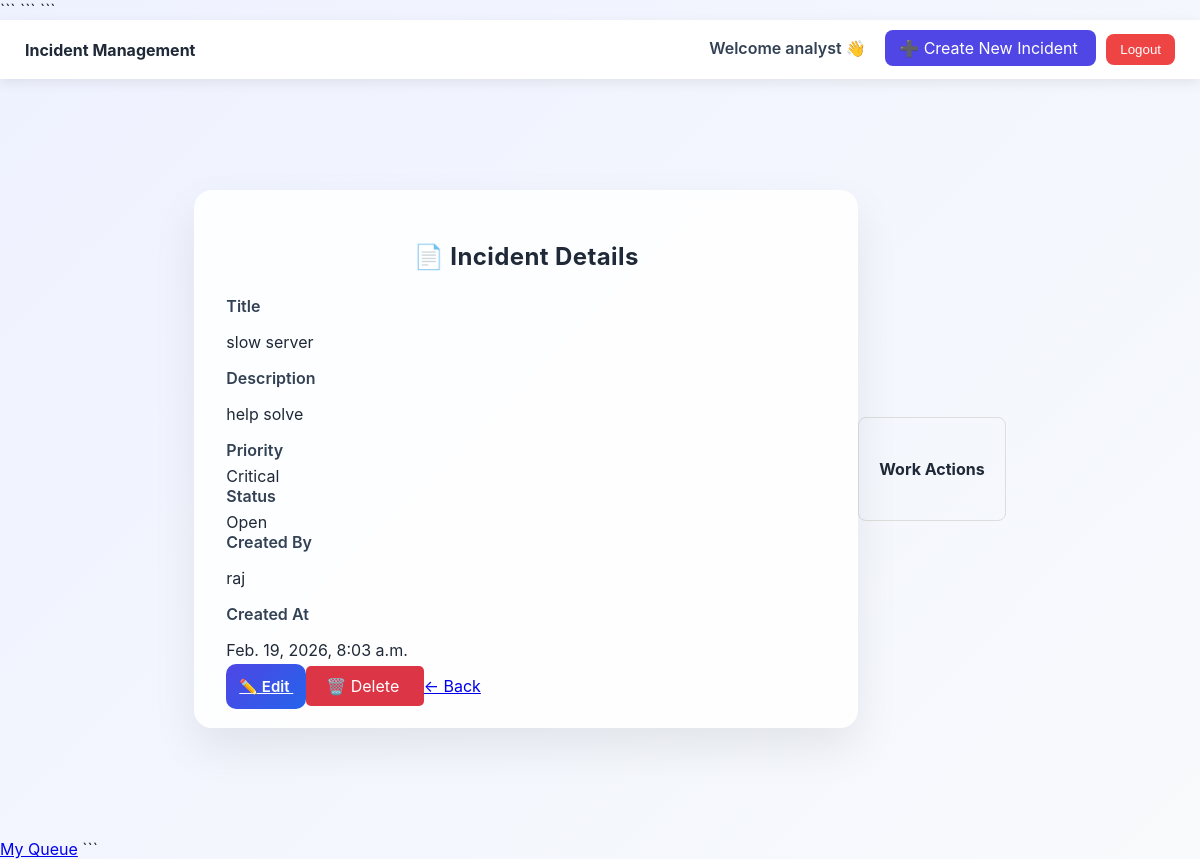
/incidents/3/ (signed in), run on the app's committed database.
### accounts/models.py (models this page shows)
class CustomUser(AbstractUser):
    ROLE_CHOICES = (
        ('user', 'User'),
        ('analyst', 'Analyst'),
        ('admin', 'Admin'),
    )
    role = models.CharField(max_length=20, choices=ROLE_CHOICES, default='user')
    def __str__(self):
        return self.username

### incidents/models.py (models this page shows, shortened)
class Incident(models.Model):
    STATUS_CHOICES = [
        ('Open', 'Open'),
        ('Assigned', 'Assigned'),
        ('In Progress', 'In Progress'),
        ('Resolved', 'Resolved'),
        ('Closed', 'Closed'),
    ]
    PRIORITY_CHOICES = [
        ('Low', 'Low'),
        ('Medium', 'Medium'),
        ('High', 'High'),
        ('Critical', 'Critical'),
    ]
    title = models.CharField(max_length=255)
    description = models.TextField()
    priority = models.CharField(
        max_length=20,
        choices=PRIORITY_CHOICES
    )
    status = models.CharField(
        max_length=20,
        choices=STATUS_CHOICES,
        default='Open'
    )
    created_by = models.ForeignKey(
        settings.AUTH_USER_MODEL,
        on_delete=models.CASCADE,
        related_name="created_incidents"
    )
    assigned_to = models.ForeignKey(
        settings.AUTH_USER_MODEL,
        on_delete=models.SET_NULL,
        null=True,
        blank=True,
        related_name="assigned_incidents"
    )
    created_at = models.DateTimeField(auto_now_add=True)
    is_escalated = models.BooleanField(default=False)

### incidents/views.py (the view)
# urls.py: path("<int:pk>/", views.incident_detail, name="incident_detail"),
@login_required
def incident_detail(request, pk):
    incident = get_object_or_404(Incident, pk=pk)
    return render(request, "incidents/incident_detail.html", {"incident": incident})

### templates/incidents/incident_detail.html (shortened to what this page needs)
{% extends "base.html" %}
{% load static %}
{% block content %}
<link rel="stylesheet" href="{% static 'css/style.css' %}">
<div class="page-wrapper">
    <div class="form-card">
        <h2 class="form-title">📄 Incident Details</h2>
        <div class="detail-group">
            <label>Title</label>
            <p>{{ incident.title }}</p>
        </div>
        <div class="detail-group">
            <label>Description</label>
            <p>{{ incident.description }}</p>
        </div>
        <div class="detail-group">
            <label>Priority</label>
            <span class="badge priority-{{ incident.priority|lower }}">
                {{ incident.priority }}
            </span>
        </div>
        <div class="detail-group">
            <label>Status</label>
            <span class="badge status-{{ incident.status|lower }}">
                {{ incident.status }}
            </span>
        </div>
        <div class="detail-group">
            <label>Created By</label>
            <p>{{ incident.created_by }}</p>
        </div>
        <div class="detail-group">
            <label>Created At</label>
            <p>{{ incident.created_at }}</p>
        </div>
        <div class="button-group">
            {% if user.role.upper == "ADMIN" or user.role.upper == "ANALYST" %}
                <a href="{% url 'incidents:incident_update' incident.pk %}" class="btn-submit">
                    ✏️ Edit
                </a>
            {% endif %}
            {% if user.role.upper == "ADMIN" or incident.created_by == user or incident.assigned_to == user %}
                <a href="{% url 'incidents:delete_incident' incident.pk %}" class="btn-delete" style="background-color: #dc3545; color: white; padding: 10px 20px; text-decoration: none; border-radius: 5px;">
                    🗑️ Delete
                </a>
            {% endif %}
            <a href="{% url 'incidents:incident_list' %}" class="btn-cancel">
                ← Back
            </a>
        </div>
    </div>
    {% if user.role.lower == "analyst" and incident.assigned_to == user %}
    <div class="workflow-box" style="margin-top: 20px; padding: 20px; border: 1px solid #ddd; border-radius: 8px;">
        <h4>Work Actions</h4>
    </div>
    {% endif %}
</div>
{% endblock %}

### templates/base.html (shortened to what this page needs)
<!DOCTYPE html>
<html>
<head>
    {% load static %}
    <link rel="stylesheet" href="{% static 'css/style.css' %}">
{% load static %}
<link rel="stylesheet" href="{% static 'css/style.css' %}">
```
</head>
<body>
```
<div class="topbar">
    <div class="topbar-left">
        <strong>Incident Management</strong>
    </div>
    <div class="topbar-right">
        {% if request.user.is_authenticated %}
            <span class="welcome">Welcome {{ request.user.username }} 👋</span>
            <a href="{% url 'incidents:create_incident' %}" class="create-btn">
                ➕ Create New Incident
            </a>
            <form action="{% url 'logout' %}" method="POST" style="display:inline;">
                <button type="submit" class="logout-btn">Logout</button>
            </form>
        {% endif %}
    </div>
</div>
{% block content %}{% endblock %}
{% if user.role == "analyst" %}
<a href="{% url 'incidents:analyst_queue' %}">My Queue</a>
{% endif %}
```
</body>
</html>

### static/css/style.css (style rules this page uses)
:root { --primary: #4f46e5; --primary-hover: #4338ca; --danger: #ef4444; --success: #10b981; --warning: #f59e0b; --info: #3b82f6; --text-dark: #1f2937; --text-light: #6b7280; --bg-gradient: linear-gradient(135deg, #eef2ff, #f8fafc); }
body { margin: 0; padding: 0; font-family: "Inter", "Segoe UI", Arial, sans-serif; background: var(--bg-gradient); color: var(--text-dark); }
.topbar { display: flex; justify-content: space-between; align-items: center; padding: 14px 25px; background: white; box-shadow: 0 4px 12px rgba(0,0,0,.08); }
.welcome { font-weight: 600; color: #334155; margin-right: 15px; }
.create-btn { background: var(--primary); color: white; padding: 8px 14px; border-radius: 8px; text-decoration: none; margin-right: 10px; transition: 0.2s ease; }
.logout-btn { background: var(--danger); color: white; border: none; padding: 8px 14px; border-radius: 8px; cursor: pointer; transition: 0.2s ease; }
.page-wrapper { display: flex; justify-content: center; align-items: center; min-height: 90vh; padding: 20px; }
.form-card { width: 100%; max-width: 600px; padding: 32px; border-radius: 18px; background: rgba(255, 255, 255, 0.85); backdrop-filter: blur(10px); box-shadow: 0 20px 45px rgba(0,0,0,0.08); transition: 0.25s ease; }
.form-title { text-align: center; margin-bottom: 25px; font-weight: 700; letter-spacing: 0.4px; }
label { font-weight: 600; display: block; margin-bottom: 6px; color: #334155; }
.btn-submit { width: 100%; padding: 13px; margin-top: 10px; border: none; border-radius: 10px; background: linear-gradient(135deg, #4f46e5, #2563eb); color: white; font-weight: 600; font-size: 15px; cursor: pointer; transition: 0.25s ease; }

### data on the page
CustomUser: user.username "analyst"
Incident: title "slow server", description "help solve", priority "Critical", status "Open", created_by "raj", created_at "Feb. 19, 2026, 8:03 a.m."
